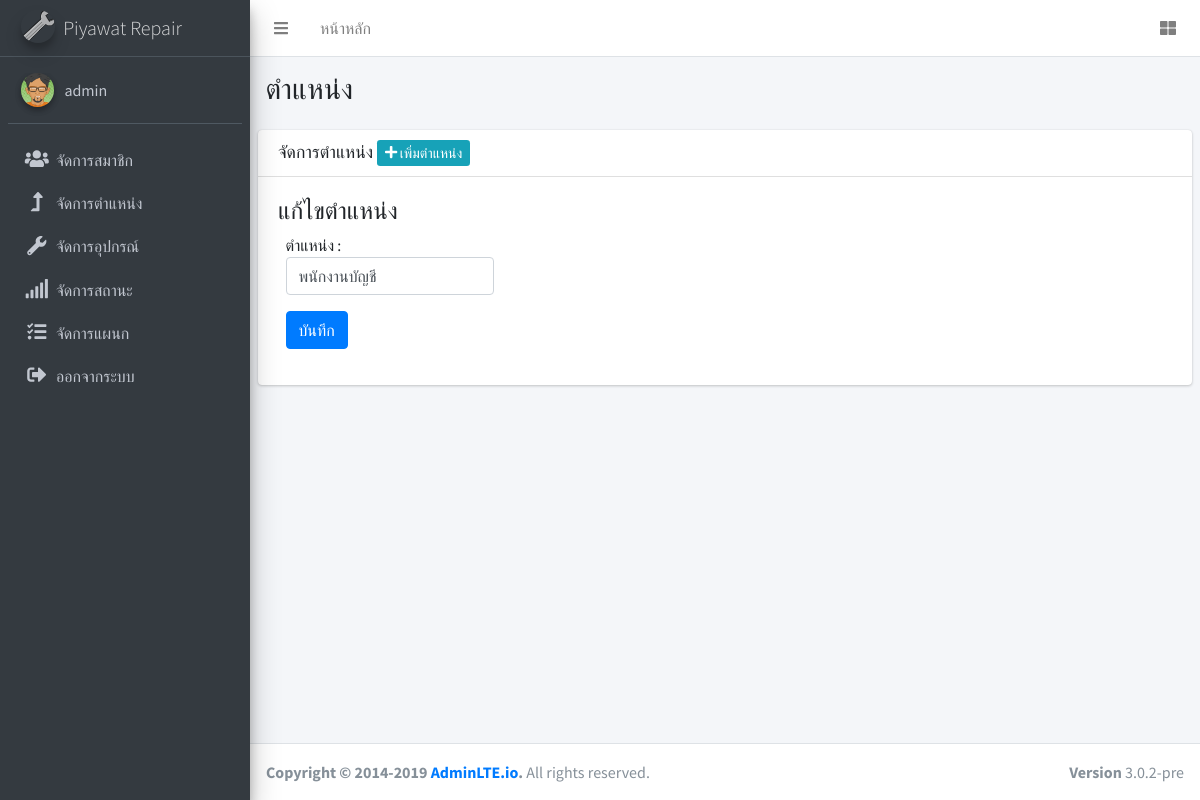
/admin/position.php?act=edit&ID=2 (signed in), run on the app's committed database.
### tables this page shows
CREATE TABLE `tbl_member` (
  `m_id` int(11) NOT NULL,
  `ref_d_id` int(11) NOT NULL COMMENT 'tbl_department',
  `ref_p_id` int(11) NOT NULL COMMENT 'tbl_position',
  `m_username` varchar(50) NOT NULL,
  `m_password` varchar(50) NOT NULL,
  `m_fname` varchar(50) NOT NULL,
  `m_name` varchar(100) NOT NULL,
  `m_lname` varchar(100) NOT NULL,
  `m_phone` int(20) NOT NULL,
  `m_email` varchar(50) NOT NULL,
  `m_level` varchar(20) NOT NULL,
  `m_img` varchar(100) NOT NULL,
  `m_datesave` timestamp NOT NULL DEFAULT CURRENT_TIMESTAMP
);

CREATE TABLE `tbl_position` (
  `p_id` int(11) NOT NULL,
  `p_name` varchar(100) NOT NULL
);

### admin/position.php (the view, shortened to what this page needs)
<?php include('h.php'); ?>
    <body class="hold-transition sidebar-mini">
    <div class="wrapper">
        <?php include('menutop.php'); ?>
        <aside class="main-sidebar sidebar-dark-primary elevation-4">
            <a href="index.php" class="brand-link">
                <img src="../dist/img/wrench.png" alt="AdminLTE Logo" class="brand-image img-circle elevation-3"
                     style="opacity: .8">
                <span class="brand-text font-weight-light">Piyawat Repair</span>
            </a>
            <div class="sidebar">
                <div class="user-panel mt-3 pb-3 mb-3 d-flex">
                    <div class="image">
                        <img src="../m_img/<?php echo $m_img; ?>" class="img-circle elevation-2" alt="User Image">
                    </div>
                    <div class="info">
                        <a href="#" class="d-block"><?php echo $m_name; ?></a>
                    </div>
                </div>
                <nav class="mt-2">
                    <ul class="nav nav-pills nav-sidebar flex-column" data-widget="treeview" role="menu"
                        data-accordion="false">
                        <li class="nav-item">
                            <a href="member.php" class="nav-link">
                                <i class="nav-icon fas fa-users"></i>
                                <p>
                                    จัดการสมาชิก
                                </p>
                            </a>
                        </li>
                        <li class="nav-item">
                            <a href="position.php" class="nav-link">
                                <i class="nav-icon fas fa-level-up-alt"></i>
                                <p>
                                    จัดการตำแหน่ง
                                </p>
                            </a>
                        </li>
                        <li class="nav-item">
                            <a href="device.php" class="nav-link">
                                <i class="nav-icon fas fa-wrench"></i>
                                <p>
                                    จัดการอุปกรณ์
                                </p>
                            </a>
                        </li>
                        <li class="nav-item">
                            <a href="status.php" class="nav-link">
                                <i class="nav-icon fas fa-signal"></i>
                                <p>
                                    จัดการสถานะ
                                </p>
                            </a>
                        </li>
                        <li class="nav-item">
                            <a href="depm.php" class="nav-link">
                                <i class="nav-icon fas fa-tasks"></i>
                                <p>
                                    จัดการแผนก
                                </p>
                            </a>
                        </li>
                        <li class="nav-item">
                            <a href="../logout.php" class="nav-link"
                               onclick="return confirm('คุณต้องการออกจากระบบหรือไม่ ?');">
                                <i class="nav-icon fas fa-sign-out-alt"></i>
                                <p>
                                    ออกจากระบบ
                                </p>
                            </a>
                        </li>
                </nav>
            </div>
        </aside>
        <div class="content-wrapper">
            <section class="content-header">
                <div class="container-fluid">
                    <div class="row mb-2">
                        <div class="col-sm-6">
                            <h1>ตำแหน่ง</h1>
                        </div>
                    </div>
                </div>
            </section>
            <section class="content">
                <div class="card">
                    <div class="card-header">
                        <h3 class="card-title">จัดการตำแหน่ง
                            <a href="position.php?act=add" class="btn-info btn-sm"><i class="fas fa-plus"></i> เพิ่มตำแหน่ง</a>
                        </h3>
                    </div>
                    <div class="card-body">
                        <?php
                        $act = $_GET['act'];
                        if ($act == 'add') {
                            include('position_form_add.php');
                        } elseif ($act == 'edit') {
                            include('position_form_edit.php');
                        } else {
                            include('position_list.php');
                        }
                        ?>
                    </div>
                </div>
            </section>
        </div>
            <footer class="main-footer">
                <strong>Copyright &copy; 2014-2019 <a href="http://adminlte.io">AdminLTE.io</a>.</strong>
                All rights reserved.
                <div class="float-right d-none d-sm-inline-block">
                    <b>Version</b> 3.0.2-pre
                </div>
            </footer>
    </body>
    </html>

### admin/position_form_edit.php (shortened to what this page needs)
<?php
$ID = $_GET['ID'];
$sql = "SELECT * FROM tbl_position WHERE p_id=$ID";
$result = mysqli_query($con, $sql) or die ("Error in query: $sql " . mysqli_error());
$row = mysqli_fetch_array($result);
extract($row);
?>
<h4> แก้ไขตำแหน่ง </h4>
<form action="position_form_edit_db.php" method="post" class="form-horizontal">
  <div class="form-group">
    <div class="col-sm-2 control-label">
      ตำแหน่ง :
    </div>
    <div class="col-sm-3">
      <input type="text" name="p_name" required class="form-control" value="<?php echo $row['p_name'];?>">
    </div>
  </div>
  <div class="form-group">
    <div class="col-sm-1">
      <button type="submit" class="btn btn-primary">บันทึก</button>
    </div>
  </div>
</form>

### data on the page
tbl_member: m_img (picture), m_name "admin"
tbl_position: p_name "พนักงานบัญชี"
